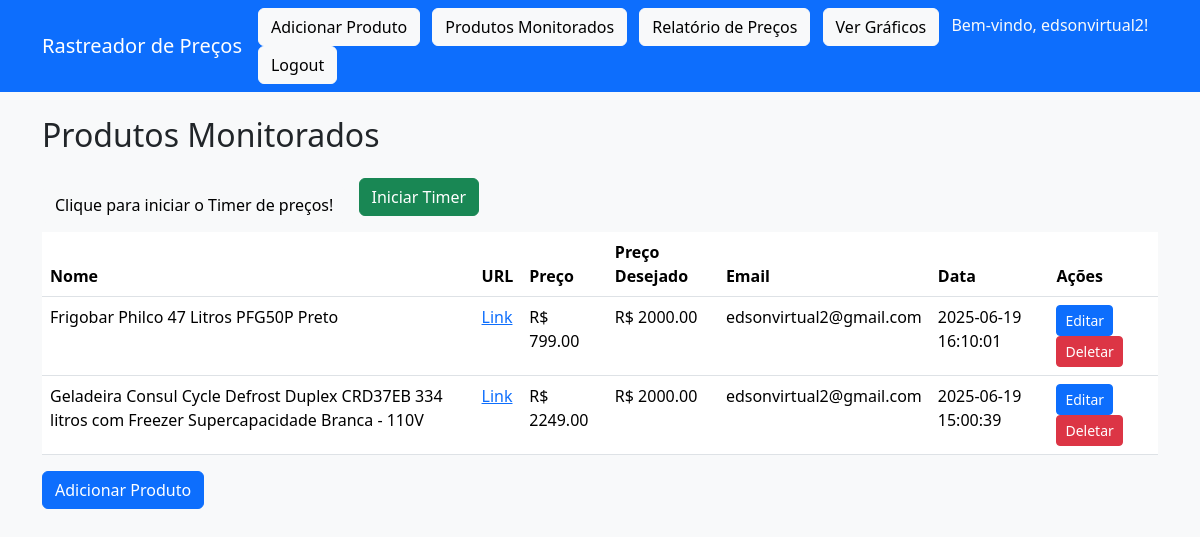
Page /produtos (signed in) on the committed database.
### tables this page shows
CREATE TABLE precos (
            id INTEGER PRIMARY KEY AUTOINCREMENT,
            nome TEXT NOT NULL,
            url TEXT NOT NULL,
            preco REAL NOT NULL,
            precoDesejado REAL NOT NULL,
            email TEXT,
            data DATETIME DEFAULT CURRENT_TIMESTAMP,
            user_id INTEGER
        );

### app.py (the view)
    def decorated_function(*args, **kwargs):
        if session.get('user_id') is None:
            flash('Por favor, faça login para acessar esta página.', 'warning')
            return redirect(url_for('login'))
        return f(*args, **kwargs)

### app.py (called while the page is built)
def login_required(f):
    def decorated_function(*args, **kwargs):
        if session.get('user_id') is None:
            flash('Por favor, faça login para acessar esta página.', 'warning')
            return redirect(url_for('login'))
        return f(*args, **kwargs)
    decorated_function.__name__ = f.__name__
    return decorated_function

@app.route('/produtos')
@login_required
def listar_produtos():
    conn = sqlite3.connect(DB_PATH)
    cursor = conn.cursor()
    user_id = session['user_id']
    cursor.execute("""
       SELECT id, nome, url, CAST(preco AS REAL), precoDesejado, email, data
            FROM precos
            WHERE user_id = ?
            ORDER BY data DESC
    """, (user_id,))
    produtos = cursor.fetchall()
    conn.close()
    for produto in produtos:
        print(f"Produto: {produto}, Tipo do preço: {type(produto[2])}")
    return render_template('lista.html', produtos=produtos)

### templates/lista.html (shortened to what this page needs)
<!DOCTYPE html>
<html>
<head>
</head>
<body>
    {% extends "base.html" %}
    {% block content %}
    <h2 class="mb-4">Produtos Monitorados</h2>
    <a class="btn btn-light me-2" href="{{ url_for('listar_produtos') }}">Clique para iniciar o Timer de preços!</a>
    <form action="{{ url_for('iniciar_timer') }}" method="post" style="display:inline;">
        <button type="submit" class="btn btn-success mb-3">Iniciar Timer</button>
    </form>
    <table class="table">
        <thead>
            <tr>
                <th>Nome</th>
                <th>URL</th>
                <th>Preço</th>
                <th>Preço Desejado</th>
                <th>Email</th>
                <th>Data</th>
                <th>Ações</th>
            </tr>
        </thead>
        <tbody>
            {% for produto in produtos %}
            <tr>
                <td>{{ produto[1] }}</td>
                <td><a href="{{ produto[2] }}" target="_blank">Link</a></td>
                <td>
                    {% if produto[3] is number %}
                        R$ {{ "%.2f"|format(produto[3]) }}
                    {% else %}
                        Valor Inválido
                    {% endif %}
                </td>
                <td>
                    {% if produto[4] is number %}
                        R$ {{ "%.2f"|format(produto[4]) }}
                    {% else %}
                        Valor Inválido
                    {% endif %}
                </td>
                <td>{{ produto[5] }}</td>
                <td>{{ produto[6] }}</td>
                <td>
                    <a href="{{ url_for('editar_produto', produto_id=produto[0]) }}" class="btn btn-sm btn-primary">Editar</a>
                    <form action="{{ url_for('deletar_produto', nome=produto[1]) }}" method="post" style="display: inline;">
                        <button type="submit" class="btn btn-sm btn-danger">Deletar</button>
                    </form>
                </td>
            </tr>
            {% endfor %}
        </tbody>
    </table>
    <a href="{{ url_for('adicionar_produto') }}" class="btn btn-primary">Adicionar Produto</a>
{% endblock %}

### rows in the picture
precos: nome "Frigobar Philco 47 Litros PFG50P Preto", preco "799.00", precoDesejado "2000.00", email "edsonvirtual2@gmail.com", data "2025-06-19 16:10:01"
precos: nome "Geladeira Consul Cycle Defrost Duplex CRD37EB 334 litros com Freezer Supercapacidade Branca - 110V", preco "2249.00", precoDesejado "2000.00", email "edsonvirtual2@gmail.com", data "2025-06-19 15:00:39"

### other values in the picture
{{ session['username'] }} "edsonvirtual2"
